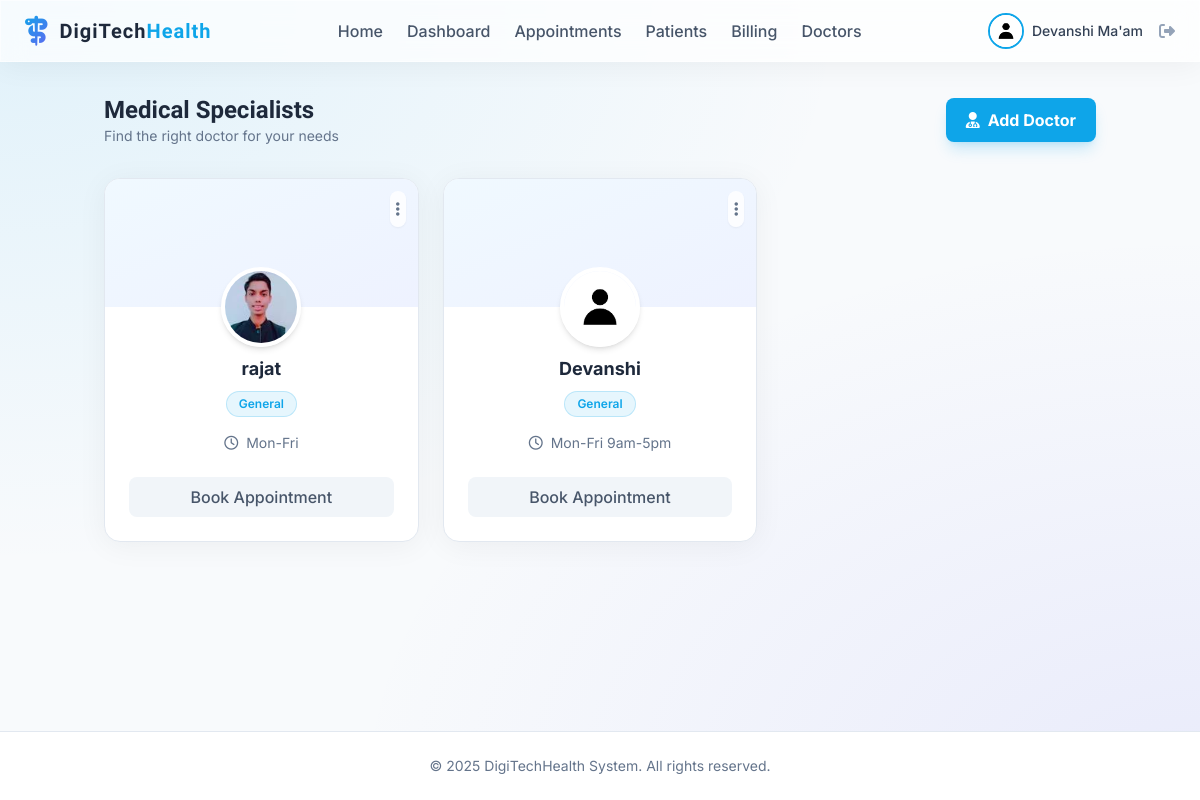
The page /doctors (signed in) on the database its author committed.
### app/models.py (models this page shows, shortened)
class User(db.Model, UserMixin):
    id = db.Column(db.Integer, primary_key=True)
    username = db.Column(db.String(20), unique=True, nullable=False)
    email = db.Column(db.String(120), unique=True, nullable=False)
    image_file = db.Column(db.String(20), nullable=False, default='default.jpg')
    password_hash = db.Column(db.String(128))
    role = db.Column(db.String(20), nullable=False, default='patient')

class Doctor(db.Model):
    id = db.Column(db.Integer, primary_key=True)
    user_id = db.Column(db.Integer, db.ForeignKey('user.id'), nullable=False)
    specialization = db.Column(db.String(100), nullable=False)
    availability = db.Column(db.String(200), nullable=True, default="Mon-Fri 9am-5pm")
    user = db.relationship('User', backref=db.backref('doctor_profile', uselist=False))

### app/doctor/routes.py (the view)
@doctor.route("/doctors")
@login_required
def list_doctors():
    doctors = Doctor.query.all()
    return render_template('doctor/list.html', doctors=doctors)

### app/models.py (called while the page is built)
@login_manager.user_loader
def load_user(user_id):
    return User.query.get(int(user_id))

### app/templates/doctor/list.html (shortened to what this page needs)
{% extends "base.html" %}
{% block content %}
<div class="flex justify-between items-center mb-8">
    <div>
        <h2 class="text-2xl font-display font-bold text-slate-800">Medical Specialists</h2>
        <p class="text-slate-500 text-sm">Find the right doctor for your needs</p>
    </div>
    {% if current_user.role == 'admin' %}
    <a href="{{ url_for('doctor.add_doctor') }}"
        class="px-5 py-2.5 bg-primary text-white font-bold rounded-lg hover:bg-sky-600 transition-colors shadow-lg shadow-primary/20 flex items-center">
        <i class="fa-solid fa-user-doctor mr-2"></i> Add Doctor
    </a>
    {% endif %}
</div>
<div class="grid grid-cols-1 md:grid-cols-2 lg:grid-cols-3 xl:grid-cols-4 gap-6">
    {% for doctor in doctors %}
    <div
        class="glass rounded-2xl overflow-hidden group border border-slate-200 bg-white hover:shadow-xl transition-all">
        <div class="h-32 bg-gradient-to-br from-sky-50 to-indigo-50 relative">
            {% if current_user.role == 'admin' %}
            <div class="absolute top-3 right-3 z-10">
                <div class="relative dropdown-container">
                    <button onclick="toggleDropdown(this)"
                        class="bg-white/80 backdrop-blur-sm p-1.5 rounded-lg text-slate-500 hover:text-primary transition-colors shadow-sm">
                        <i class="fa-solid fa-ellipsis-vertical pointer-events-none"></i>
                    </button>
                </div>
            </div>
            {% endif %}
            <div class="absolute -bottom-10 left-1/2 transform -translate-x-1/2">
                <div class="h-20 w-20 rounded-full border-4 border-white shadow-md overflow-hidden">
                    <img src="{{ url_for('static', filename='profile_pics/' + doctor.user.image_file) }}"
                        alt="{{ doctor.user.username }}" class="h-full w-full object-cover">
                </div>
            </div>
        </div>
        <div class="pt-12 pb-6 px-6 text-center">
            <h3 class="text-lg font-bold text-slate-800">{{ doctor.user.username }}</h3>
            <span
                class="inline-block px-3 py-1 rounded-full bg-primary/10 text-primary text-xs font-semibold mt-2 border border-primary/20">
                {{ doctor.specialization }}
            </span>
            <div class="mt-4 text-sm text-slate-500 flex items-center justify-center">
                <i class="fa-regular fa-clock mr-2"></i> {{ doctor.availability }}
            </div>
            <a href="{{ url_for('appointment.book_appointment') }}"
                class="mt-6 w-full py-2 flex items-center justify-center rounded-lg bg-slate-100 hover:bg-primary hover:text-white text-slate-600 font-medium transition-all duration-300 group-hover:shadow-lg group-hover:shadow-primary/25">
                Book Appointment
            </a>
        </div>
    </div>
    {% else %}
    <div class="col-span-full py-12 text-center text-slate-500">
        <p>No doctors found.</p>
    </div>
    {% endfor %}
</div>
{% endblock %}

### app/templates/base.html (shortened to what this page needs)
<!doctype html>
<html lang="en">
<head>
  <script src="https://cdn.tailwindcss.com"></script>
  <link rel="stylesheet" href="https://cdnjs.cloudflare.com/ajax/libs/font-awesome/6.4.0/css/all.min.css">
  <link rel="stylesheet" href="{{ url_for('static', filename='css/main.css') }}">
</head>
<body class="overflow-x-hidden">
  <div class="min-h-screen flex flex-col">
    {% if current_user.is_authenticated %}
    <nav class="glass sticky top-0 z-50 px-6 py-3 flex justify-between items-center">
      <div class="flex items-center">
        <i class="fa-solid fa-staff-snake text-3xl gradient-text mr-3"></i>
        <a href="{{ url_for('main.home') }}" class="text-xl font-display font-bold text-slate-800 tracking-wider">
          DigiTech<span class="text-primary">Health</span>
        </a>
      </div>
      <div class="hidden lg:flex items-center space-x-6">
        <a href="{{ url_for('main.home') }}"
          class="font-medium text-slate-600 hover:text-primary transition-colors {{ 'text-primary' if request.endpoint == 'main.home' }}">Home</a>
        {% if current_user.role in ['admin', 'doctor', 'receptionist'] %}
        <a href="{{ url_for('main.dashboard') }}"
          class="font-medium text-slate-600 hover:text-primary transition-colors {{ 'text-primary' if request.endpoint == 'main.dashboard' }}">Dashboard</a>
        {% endif %}
        <a href="{{ url_for('appointment.list_appointments') }}"
          class="font-medium text-slate-600 hover:text-primary transition-colors {{ 'text-primary' in request.endpoint and 'appointment' in request.endpoint }}">Appointments</a>
        <a href="{{ url_for('patient.list_patients') }}"
          class="font-medium text-slate-600 hover:text-primary transition-colors {{ 'text-primary' in request.endpoint and 'patient' in request.endpoint }}">
          {{ 'Patients' if current_user.role in ['admin', 'doctor', 'receptionist'] else 'My Profile' }}
        </a>
        <a href="{{ url_for('billing.list_invoices') }}"
          class="font-medium text-slate-600 hover:text-primary transition-colors {{ 'text-primary' in request.endpoint and 'billing' in request.endpoint }}">
          {{ 'Billing' if current_user.role in ['admin', 'doctor', 'receptionist'] else 'My Invoices' }}
        </a>
        {% if current_user.role in ['admin', 'doctor', 'receptionist'] %}
        <a href="{{ url_for('doctor.list_doctors') }}"
          class="font-medium text-slate-600 hover:text-primary transition-colors {{ 'text-primary' in request.endpoint and 'doctor' in request.endpoint }}">Doctors</a>
        {% endif %}
      </div>
      <div class="flex items-center space-x-4">
        <a href="{{ url_for('main.account') }}" class="flex items-center space-x-2 group">
          <div class="relative">
            <img
              class="h-9 w-9 rounded-full object-cover border-2 border-primary group-hover:border-secondary transition-colors"
              src="{{ url_for('static', filename='profile_pics/' + current_user.image_file) }}"
              alt="{{ current_user.username }}">
          </div>
          <span class="hidden md:block font-medium text-sm text-slate-700 group-hover:text-primary transition-colors">{{
            current_user.username }}</span>
        </a>
        <a href="{{ url_for('auth.logout') }}" class="text-slate-400 hover:text-red-500 transition-colors"
          title="Logout">
          <i class="fa-solid fa-right-from-bracket"></i>
        </a>
      </div>
    </nav>
    {% endif %}
    <main class="flex-1 container mx-auto px-4 py-8">
      <div class="fade-in-up">
        {% block content %}{% endblock %}
      </div>
    </main>
    <footer class="bg-white border-t border-slate-200 py-6 mt-auto">
      <div class="container mx-auto px-4 text-center text-slate-500 text-sm">
        &copy; 2025 DigiTechHealth System. All rights reserved.
      </div>
    </footer>
  </div>
</body>
</html>

### app/static/css/main.css (style rules this page uses)
.glass { background: rgba(255, 255, 255, 0.7); backdrop-filter: blur(12px); -webkit-backdrop-filter: blur(12px); border: 1px solid rgba(255, 255, 255, 0.5); box-shadow: 0 4px 30px rgba(0, 0, 0, 0.05); }
.gradient-text { background: linear-gradient(135deg, #0ea5e9, #6366f1); -webkit-background-clip: text; background-clip: text; color: transparent; }

### app/templates/base.html (style rules this page uses)
body { background-color: #f8fafc; background-image: radial-gradient(at 0% 0%, rgba(14, 165, 233, 0.1) 0, transparent 50%), radial-gradient(at 100% 100%, rgba(99, 102, 241, 0.1) 0, transparent 50%); color: #1e293b; font-family: 'Inter', sans-serif; min-height: 100vh; }

### rows shown on the page
User: role "Patients", role "Billing", image_file (placeholder picture), username "Devanshi Ma'am"
Doctor: image_file (picture), user.username "rajat", specialization "General", availability "Mon-Fri"
Doctor: image_file (placeholder picture), user.username "Devanshi", specialization "General", availability "Mon-Fri 9am-5pm"
